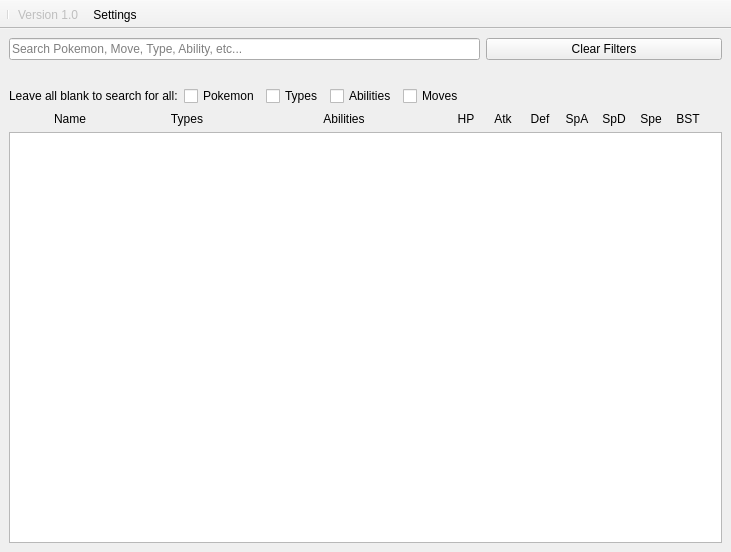
<?xml version="1.0" encoding="UTF-8"?>
<ui version="4.0">
 <class>PokemonSearcher</class>
 <widget class="QMainWindow" name="PokemonSearcher">
  <property name="geometry">
   <rect>
    <x>0</x>
    <y>0</y>
    <width>731</width>
    <height>552</height>
   </rect>
  </property>
  <property name="windowTitle">
   <string>MainWindow</string>
  </property>
  <widget class="QWidget" name="centralwidget">
   <layout class="QVBoxLayout" name="verticalLayout">
    <property name="leftMargin">
     <number>0</number>
    </property>
    <property name="topMargin">
     <number>0</number>
    </property>
    <property name="rightMargin">
     <number>0</number>
    </property>
    <property name="bottomMargin">
     <number>0</number>
    </property>
    <item>
     <widget class="QStackedWidget" name="stackedWidget">
      <property name="currentIndex">
       <number>0</number>
      </property>
      <widget class="QWidget" name="main">
       <layout class="QVBoxLayout" name="verticalLayout_2">
        <item>
         <layout class="QHBoxLayout" name="horizontalLayout_5" stretch="2,1">
          <item>
           <widget class="QLineEdit" name="searchBar">
            <property name="placeholderText">
             <string>Search Pokemon, Move, Type, Ability, etc...</string>
            </property>
           </widget>
          </item>
          <item>
           <widget class="AnimatedHoverButton" name="clearFiltersButton">
            <property name="sizePolicy">
             <sizepolicy hsizetype="Expanding" vsizetype="Fixed">
              <horstretch>0</horstretch>
              <verstretch>0</verstretch>
             </sizepolicy>
            </property>
            <property name="text">
             <string>Clear Filters</string>
            </property>
           </widget>
          </item>
         </layout>
        </item>
        <item>
         <layout class="QHBoxLayout" name="filterLayout">
          <item>
           <spacer name="horizontalSpacer_2">
            <property name="orientation">
             <enum>Qt::Orientation::Horizontal</enum>
            </property>
            <property name="sizeHint" stdset="0">
             <size>
              <width>40</width>
              <height>20</height>
             </size>
            </property>
           </spacer>
          </item>
         </layout>
        </item>
        <item>
         <layout class="QHBoxLayout" name="horizontalLayout_3">
          <item>
           <widget class="QLabel" name="label_5">
            <property name="sizePolicy">
             <sizepolicy hsizetype="Preferred" vsizetype="Preferred">
              <horstretch>0</horstretch>
              <verstretch>0</verstretch>
             </sizepolicy>
            </property>
            <property name="text">
             <string>Leave all blank to search for all:</string>
            </property>
            <property name="alignment">
             <set>Qt::AlignmentFlag::AlignLeading|Qt::AlignmentFlag::AlignLeft|Qt::AlignmentFlag::AlignVCenter</set>
            </property>
           </widget>
          </item>
          <item>
           <widget class="QCheckBox" name="pokemonCheckbox">
            <property name="sizePolicy">
             <sizepolicy hsizetype="Maximum" vsizetype="Fixed">
              <horstretch>0</horstretch>
              <verstretch>0</verstretch>
             </sizepolicy>
            </property>
            <property name="text">
             <string>Pokemon</string>
            </property>
           </widget>
          </item>
          <item>
           <widget class="QCheckBox" name="typesCheckbox">
            <property name="sizePolicy">
             <sizepolicy hsizetype="Maximum" vsizetype="Fixed">
              <horstretch>0</horstretch>
              <verstretch>0</verstretch>
             </sizepolicy>
            </property>
            <property name="text">
             <string>Types</string>
            </property>
           </widget>
          </item>
          <item>
           <widget class="QCheckBox" name="abilitiesCheckbox">
            <property name="sizePolicy">
             <sizepolicy hsizetype="Maximum" vsizetype="Fixed">
              <horstretch>0</horstretch>
              <verstretch>0</verstretch>
             </sizepolicy>
            </property>
            <property name="text">
             <string>Abilities</string>
            </property>
           </widget>
          </item>
          <item>
           <widget class="QCheckBox" name="movesCheckbox">
            <property name="sizePolicy">
             <sizepolicy hsizetype="Maximum" vsizetype="Fixed">
              <horstretch>0</horstretch>
              <verstretch>0</verstretch>
             </sizepolicy>
            </property>
            <property name="text">
             <string>Moves</string>
            </property>
           </widget>
          </item>
          <item>
           <spacer name="horizontalSpacer">
            <property name="orientation">
             <enum>Qt::Orientation::Horizontal</enum>
            </property>
            <property name="sizeHint" stdset="0">
             <size>
              <width>40</width>
              <height>20</height>
             </size>
            </property>
           </spacer>
          </item>
         </layout>
        </item>
        <item>
         <layout class="QHBoxLayout" name="horizontalLayout_2">
          <property name="leftMargin">
           <number>0</number>
          </property>
          <property name="rightMargin">
           <number>10</number>
          </property>
          <item>
           <widget class="ClickableLabel" name="nameLabel">
            <property name="sizePolicy">
             <sizepolicy hsizetype="Fixed" vsizetype="Preferred">
              <horstretch>0</horstretch>
              <verstretch>0</verstretch>
             </sizepolicy>
            </property>
            <property name="minimumSize">
             <size>
              <width>120</width>
              <height>0</height>
             </size>
            </property>
            <property name="baseSize">
             <size>
              <width>0</width>
              <height>0</height>
             </size>
            </property>
            <property name="text">
             <string>Name</string>
            </property>
            <property name="alignment">
             <set>Qt::AlignmentFlag::AlignCenter</set>
            </property>
           </widget>
          </item>
          <item>
           <widget class="QLabel" name="typeLabel">
            <property name="sizePolicy">
             <sizepolicy hsizetype="Fixed" vsizetype="Preferred">
              <horstretch>0</horstretch>
              <verstretch>0</verstretch>
             </sizepolicy>
            </property>
            <property name="minimumSize">
             <size>
              <width>100</width>
              <height>0</height>
             </size>
            </property>
            <property name="text">
             <string>Types</string>
            </property>
            <property name="alignment">
             <set>Qt::AlignmentFlag::AlignCenter</set>
            </property>
           </widget>
          </item>
          <item>
           <widget class="QLabel" name="ablilityLabel">
            <property name="sizePolicy">
             <sizepolicy hsizetype="Fixed" vsizetype="Preferred">
              <horstretch>0</horstretch>
              <verstretch>0</verstretch>
             </sizepolicy>
            </property>
            <property name="minimumSize">
             <size>
              <width>200</width>
              <height>0</height>
             </size>
            </property>
            <property name="text">
             <string>Abilities</string>
            </property>
            <property name="alignment">
             <set>Qt::AlignmentFlag::AlignCenter</set>
            </property>
           </widget>
          </item>
          <item>
           <widget class="ClickableLabel" name="hpLabel">
            <property name="sizePolicy">
             <sizepolicy hsizetype="Fixed" vsizetype="Preferred">
              <horstretch>0</horstretch>
              <verstretch>0</verstretch>
             </sizepolicy>
            </property>
            <property name="minimumSize">
             <size>
              <width>30</width>
              <height>0</height>
             </size>
            </property>
            <property name="text">
             <string>HP</string>
            </property>
            <property name="alignment">
             <set>Qt::AlignmentFlag::AlignCenter</set>
            </property>
           </widget>
          </item>
          <item>
           <widget class="ClickableLabel" name="atkLabel">
            <property name="sizePolicy">
             <sizepolicy hsizetype="Fixed" vsizetype="Preferred">
              <horstretch>0</horstretch>
              <verstretch>0</verstretch>
             </sizepolicy>
            </property>
            <property name="minimumSize">
             <size>
              <width>30</width>
              <height>0</height>
             </size>
            </property>
            <property name="text">
             <string>Atk</string>
            </property>
            <property name="alignment">
             <set>Qt::AlignmentFlag::AlignCenter</set>
            </property>
           </widget>
          </item>
          <item>
           <widget class="ClickableLabel" name="defLabel">
            <property name="sizePolicy">
             <sizepolicy hsizetype="Fixed" vsizetype="Preferred">
              <horstretch>0</horstretch>
              <verstretch>0</verstretch>
             </sizepolicy>
            </property>
            <property name="minimumSize">
             <size>
              <width>30</width>
              <height>0</height>
             </size>
            </property>
            <property name="text">
             <string>Def</string>
            </property>
            <property name="alignment">
             <set>Qt::AlignmentFlag::AlignCenter</set>
            </property>
           </widget>
          </item>
          <item>
           <widget class="ClickableLabel" name="spaLabel">
            <property name="sizePolicy">
             <sizepolicy hsizetype="Fixed" vsizetype="Preferred">
              <horstretch>0</horstretch>
              <verstretch>0</verstretch>
             </sizepolicy>
            </property>
            <property name="minimumSize">
             <size>
              <width>30</width>
              <height>0</height>
             </size>
            </property>
            <property name="text">
             <string>SpA</string>
            </property>
            <property name="alignment">
             <set>Qt::AlignmentFlag::AlignCenter</set>
            </property>
           </widget>
          </item>
          <item>
           <widget class="ClickableLabel" name="spdLabel">
            <property name="sizePolicy">
             <sizepolicy hsizetype="Fixed" vsizetype="Preferred">
              <horstretch>0</horstretch>
              <verstretch>0</verstretch>
             </sizepolicy>
            </property>
            <property name="minimumSize">
             <size>
              <width>30</width>
              <height>0</height>
             </size>
            </property>
            <property name="text">
             <string>SpD</string>
            </property>
            <property name="alignment">
             <set>Qt::AlignmentFlag::AlignCenter</set>
            </property>
           </widget>
          </item>
          <item>
           <widget class="ClickableLabel" name="speLabel">
            <property name="sizePolicy">
             <sizepolicy hsizetype="Fixed" vsizetype="Preferred">
              <horstretch>0</horstretch>
              <verstretch>0</verstretch>
             </sizepolicy>
            </property>
            <property name="minimumSize">
             <size>
              <width>30</width>
              <height>0</height>
             </size>
            </property>
            <property name="text">
             <string>Spe</string>
            </property>
            <property name="alignment">
             <set>Qt::AlignmentFlag::AlignCenter</set>
            </property>
           </widget>
          </item>
          <item>
           <widget class="ClickableLabel" name="bstLabel">
            <property name="sizePolicy">
             <sizepolicy hsizetype="Fixed" vsizetype="Preferred">
              <horstretch>0</horstretch>
              <verstretch>0</verstretch>
             </sizepolicy>
            </property>
            <property name="minimumSize">
             <size>
              <width>30</width>
              <height>0</height>
             </size>
            </property>
            <property name="text">
             <string>BST</string>
            </property>
            <property name="alignment">
             <set>Qt::AlignmentFlag::AlignCenter</set>
            </property>
           </widget>
          </item>
         </layout>
        </item>
        <item>
         <widget class="QListWidget" name="pokemonListWidget"/>
        </item>
       </layout>
      </widget>
      <widget class="QWidget" name="settings">
       <layout class="QVBoxLayout" name="verticalLayout_3">
        <item>
         <layout class="QHBoxLayout" name="horizontalLayout_9" stretch="4,4,4,1">
          <item>
           <widget class="AnimatedHoverButton" name="applyButton">
            <property name="text">
             <string>Apply</string>
            </property>
           </widget>
          </item>
          <item>
           <widget class="AnimatedHoverButton" name="exportPokemonButton">
            <property name="text">
             <string>Export Pokemon List</string>
            </property>
           </widget>
          </item>
          <item>
           <widget class="AnimatedHoverButton" name="importPokemonButton">
            <property name="text">
             <string>Import Pokemon List</string>
            </property>
           </widget>
          </item>
          <item>
           <widget class="AnimatedHoverButton" name="backButton">
            <property name="text">
             <string>Back</string>
            </property>
           </widget>
          </item>
         </layout>
        </item>
        <item>
         <layout class="QHBoxLayout" name="horizontalLayout" stretch="2,1">
          <item>
           <widget class="QLineEdit" name="settingsSearchBar">
            <property name="placeholderText">
             <string>Search Pokemon...</string>
            </property>
           </widget>
          </item>
          <item>
           <widget class="AnimatedHoverButton" name="resetPokemonButton">
            <property name="text">
             <string>Reset Pokemon List</string>
            </property>
           </widget>
          </item>
         </layout>
        </item>
        <item>
         <widget class="QListWidget" name="settingsPokemonListWidget"/>
        </item>
       </layout>
      </widget>
     </widget>
    </item>
   </layout>
  </widget>
  <widget class="QToolBar" name="toolBar">
   <property name="windowTitle">
    <string>toolBar</string>
   </property>
   <property name="movable">
    <bool>false</bool>
   </property>
   <attribute name="toolBarArea">
    <enum>TopToolBarArea</enum>
   </attribute>
   <attribute name="toolBarBreak">
    <bool>false</bool>
   </attribute>
   <addaction name="separator"/>
   <addaction name="actionVersion"/>
   <addaction name="actionSettings"/>
  </widget>
  <action name="actionVersion">
   <property name="enabled">
    <bool>false</bool>
   </property>
   <property name="text">
    <string>Version 1.0</string>
   </property>
  </action>
  <action name="actionSettings">
   <property name="text">
    <string>Settings</string>
   </property>
   <property name="toolTip">
    <string>Settings</string>
   </property>
   <property name="menuRole">
    <enum>QAction::MenuRole::ApplicationSpecificRole</enum>
   </property>
  </action>
 </widget>
 <customwidgets>
  <customwidget>
   <class>AnimatedHoverButton</class>
   <extends>QPushButton</extends>
   <header>assets.ui.animated_button</header>
  </customwidget>
  <customwidget>
   <class>ClickableLabel</class>
   <extends>QLabel</extends>
   <header>assets.ui.clickable_label</header>
  </customwidget>
 </customwidgets>
 <resources/>
 <connections/>
</ui>
